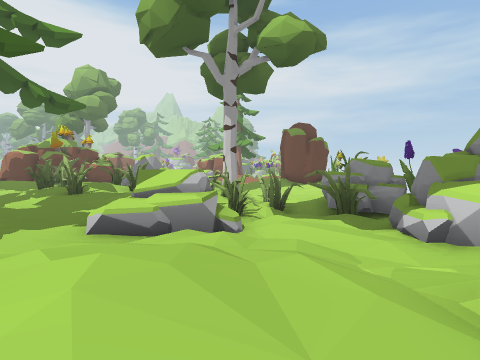
view 1 (above)

24 first-person views from a walk through a 3-D level made in the Unity game engine. The camera is 1.5 m above the floor, tilts 2° down and sees 80° across. The floor is counted in squares, 2 m on a side. Each view is taken from the middle of a square. On the plan, view 1 faces up. The plan holds only what a view shows up to about 10 squares ahead; the rest is blank. The place goes on beyond the plan. The player is left out. Some animated figures are not drawn.

view 2
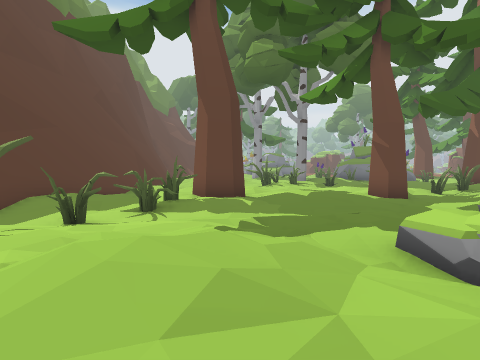

view 3
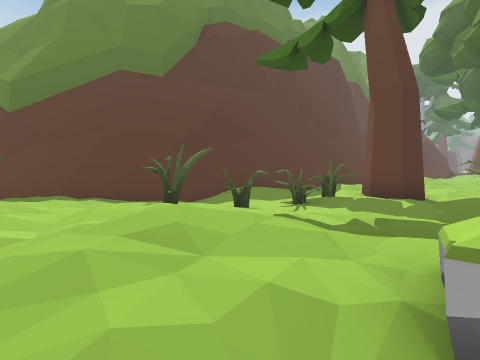

view 4
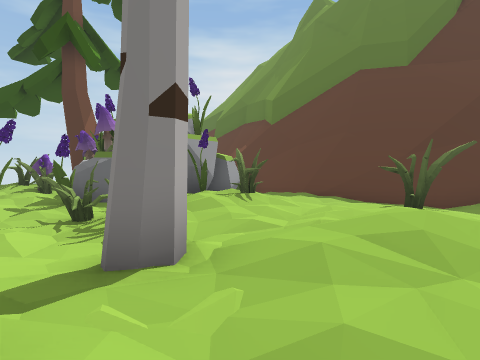

view 5
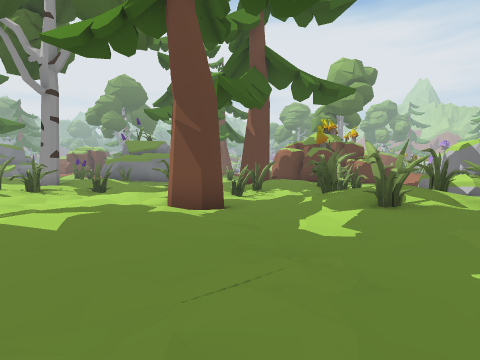

view 6
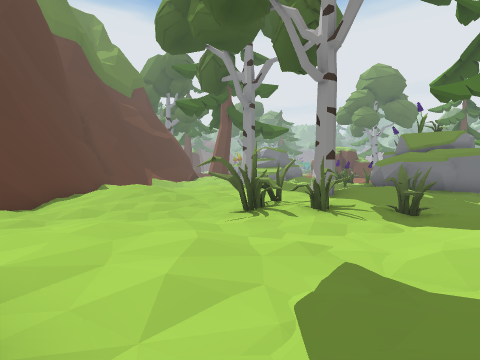

view 7
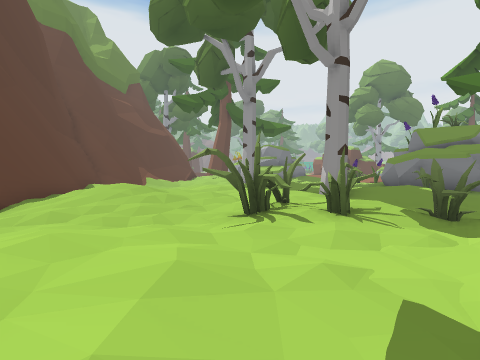

view 8
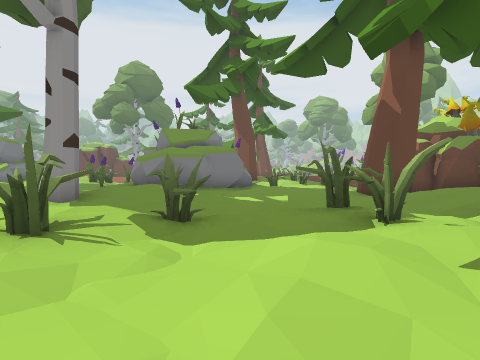

view 9
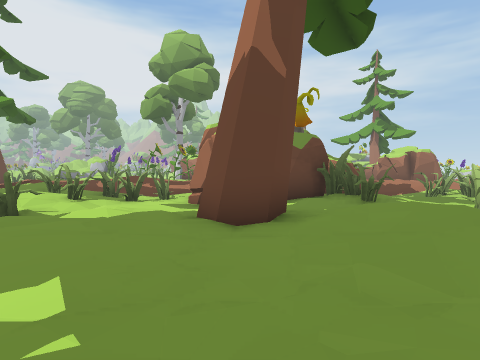

view 10
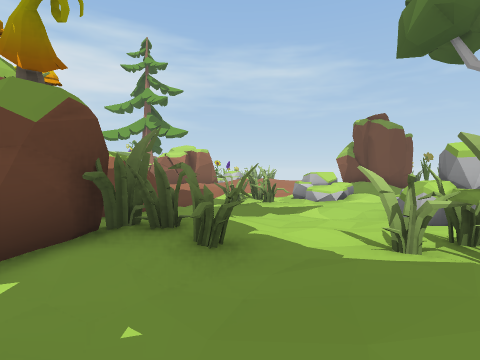

view 11
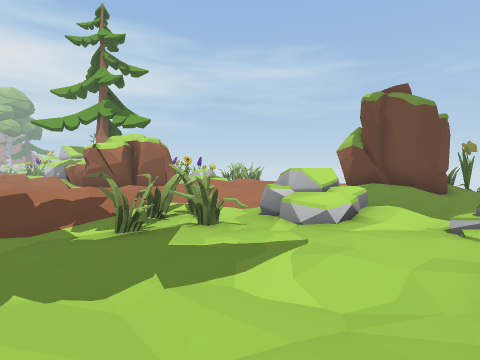

view 12
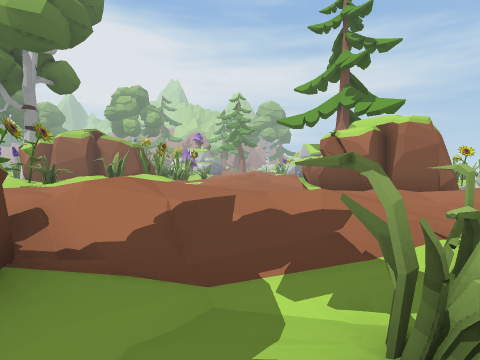

view 13
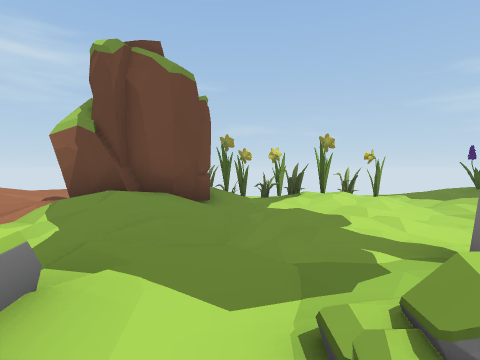

view 14
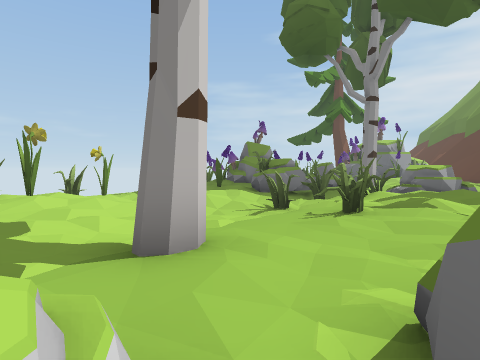

view 15
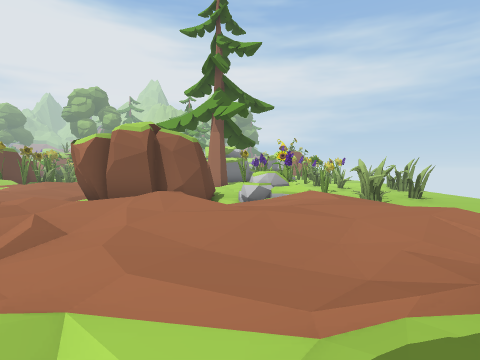

view 16
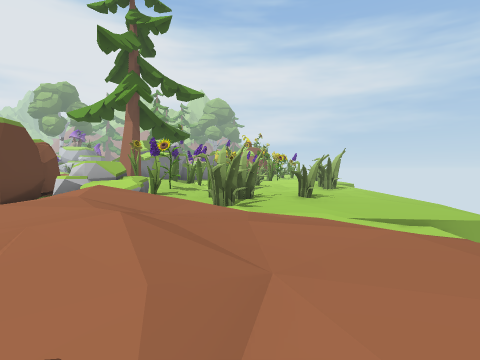

view 17
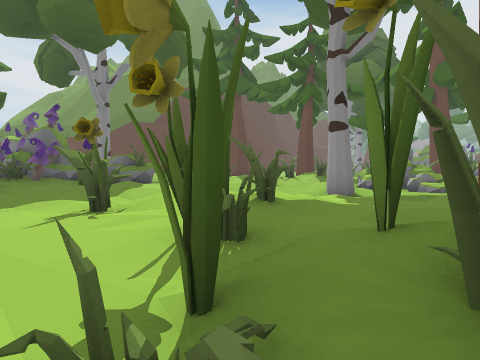

view 18
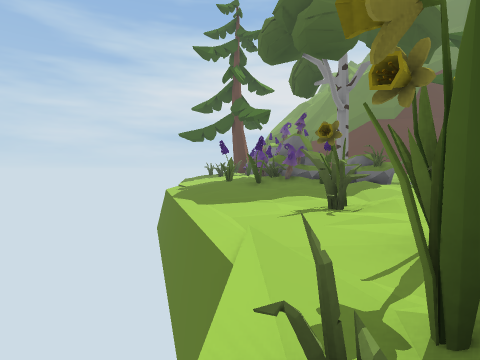

view 19
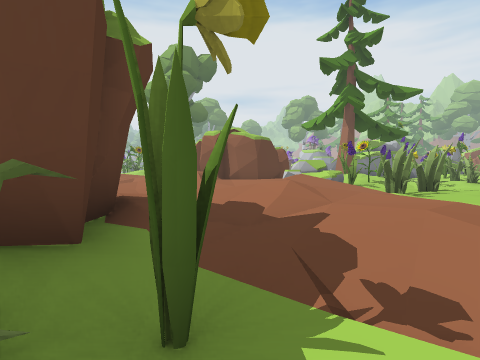

view 20
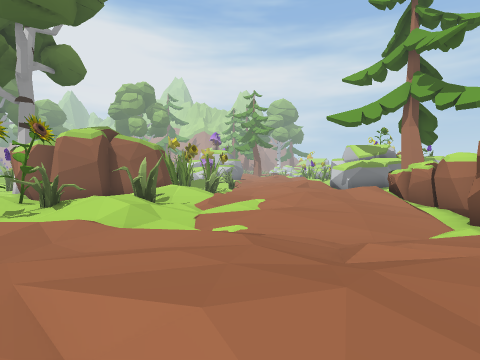

view 21
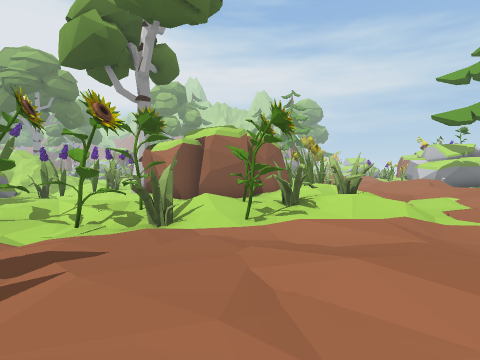

view 22
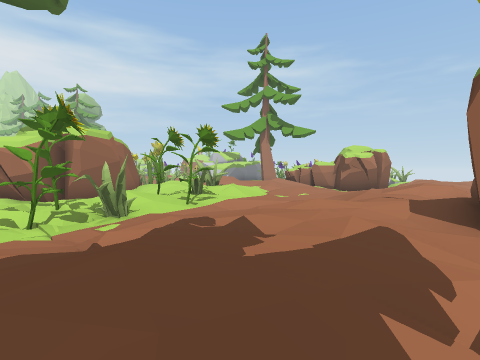

view 23
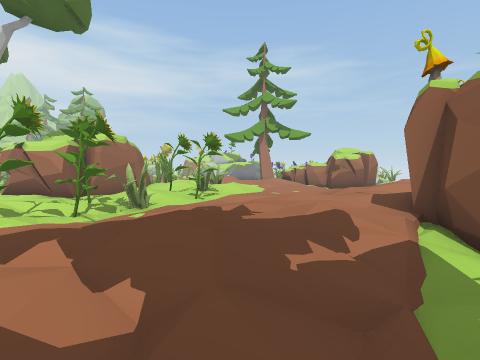

view 24
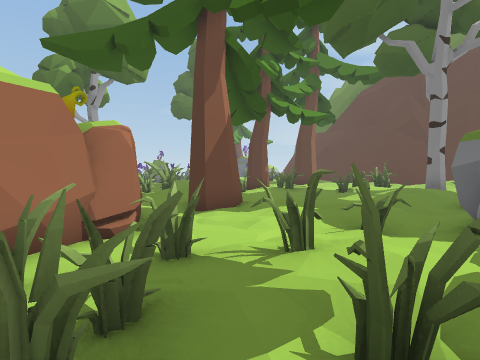

### Floor plan
Key: @ floor where view 1 was taken; # wall or solid block; x gap in a wall; . main floor; : floor 0.25 m higher than the main floor; - floor 0.25 m lower than the main floor; + floor 0.5 m higher than the main floor; _ floor 0.5 m lower than the main floor; * floor 0.75 m higher than the main floor; < floor 0.75 m lower than the main floor; % floor 1 m higher than the main floor; / step, stairs or slope; = window, fence, low wall or low ledge; v drop or lower ground; R rock; M mushroom; O other object.
Columns run from 18 left of view 1 to 10 right of it. Each row starts with its distance up from view 1.
 30   ####./*/ :+
 29   ---..//:::+**#    :._   --_
 28    ....:::.:*/+#    .#_-----/
 27  :#.//:+/.:/+::#  #.-#_----_/
 26  =##/##*/.::::.#  #RR -###-_
 25  -##x#:+/..::.-####R   #____
 24  ._-../:.:..-..### .::--____
 23 ::.:::/:.:+//::+:  -:+..-_/
 22 :+/:+++++*+/+++::**::+:..
 21 +**++++*++%*+*+://::::+...
 20 +/*++::* .//+::./...-.//..
 19 ::// #####=//##-_-/.../-.-
 18 :.#_##   ##--##R  _/:##-__
 17 #.#-_#   ..---#RR -.+####<
 16 .:.#-####:.----RR.-.:##+/_
 15 ::#----.#:.--_----__---##v
 14 ...----..#..--R-R-_-...-#v
 13 ###...#.::##.RRR--_--.#.-_
 12 #-.::..:++#. RRR--___/..-_v
 11 #--::...::.#   .--____/#__v
 10 #--......#.   #:.-___----_/
  9 ##.......#-.=*##..-#-..-.-_v
  8  :+/...##.-.:##::.#_-...---v
  7   ++:..:..#-..::+:##RR#M#../
  6   ::..#.:-#.....  ##RRRO#. _v
  5   :.::...-.:.---RR### RR
  4   ::.##---.::-.-R//.RR
  3 :.:..##-.....----..-RR
  2 :.:..--...##.---:+:.--
  1   :::--:::##.---.+/.#__
  0    +:.-.....##_.::@--#_
 -1    +:-..  -..-#x#.-..##-
 -2   ####   #...-_---.#: ###
 -3 ####     ######---. ######
 -4              ####.- #   ##
 -5                 ##. #    #
 -6                  ###

Positions as (right, up) in squares from view 1, and headings:
1: (0, 0), facing up
2: (1, 2), facing left
3: (1, 4), facing down-left
4: (1, 4), facing down
5: (-3, 3), facing up-left
6: (-7, 3), facing left
7: (-8, 3), facing left
8: (-9, 4), facing up-left
9: (-12, 8), facing up
10: (-11, 12), facing up-right
11: (-7, 14), facing up-right
12: (-6, 17), facing up
13: (-3, 15), facing right
14: (-3, 14), facing down-right
15: (1, 17), facing up
16: (5, 19), facing up
17: (7, 16), facing down-left
18: (7, 16), facing down
19: (7, 17), facing up-left
20: (-8, 20), facing up
21: (-13, 20), facing up
22: (-17, 19), facing up-right
23: (-18, 18), facing up-right
24: (-18, 18), facing down-right
